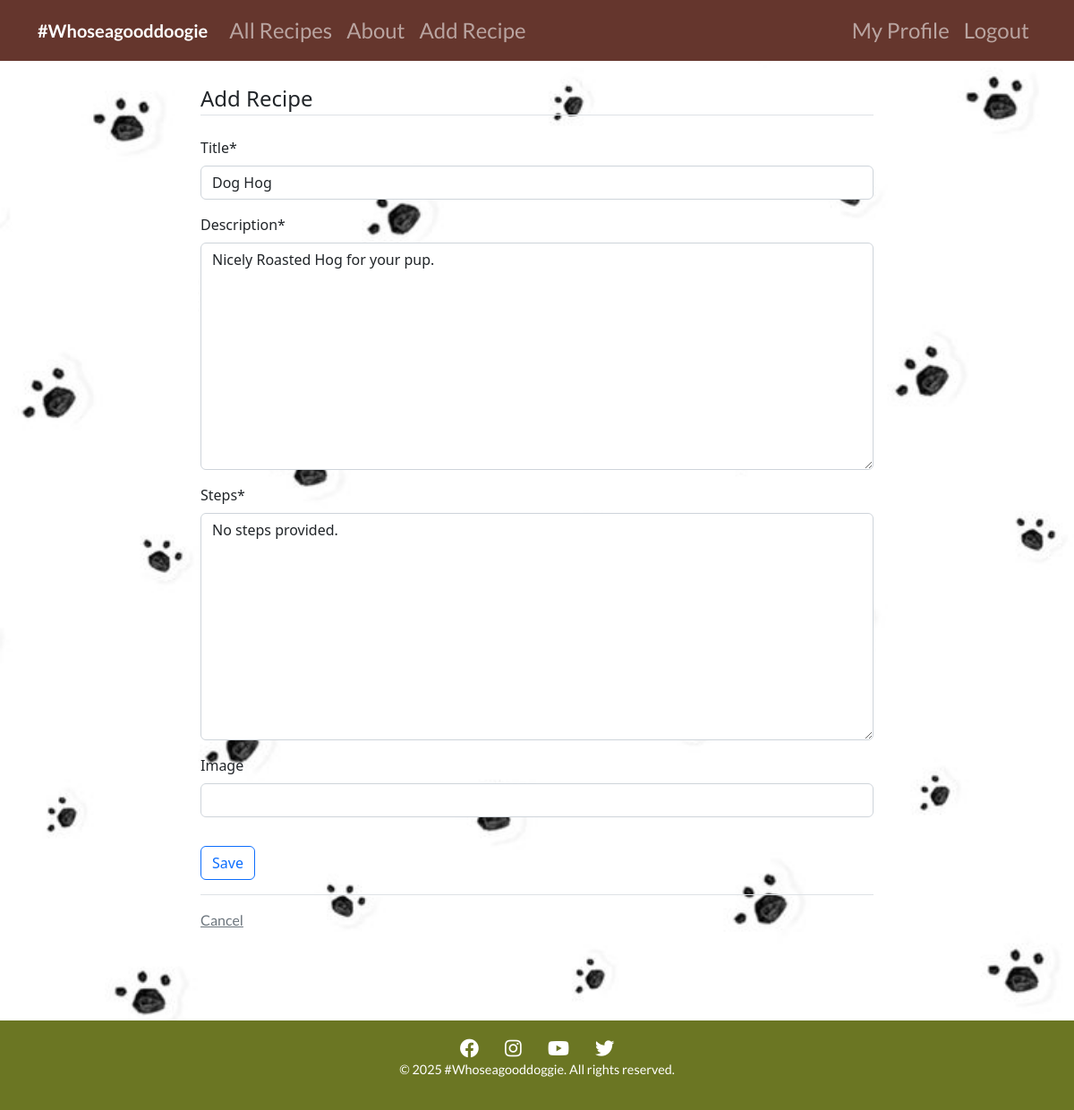
Screenshot of /recipe/1/update (signed in) with the database file from the repository.
### recipes/models.py (models this page shows, shortened)
class Recipe(models.Model):
    title = models.CharField(max_length=100)
    description = models.TextField()
    steps = models.TextField(default="No steps provided.")  # New field for recipe steps  # New field for recipe steps
    author = models.ForeignKey(User, on_delete=models.CASCADE)
    created_at = models.DateTimeField(auto_now_add=True)
    updated_at = models.DateTimeField(auto_now=True)
    image = CloudinaryField('image', blank=True, null=True)  # Field for image upload

### recipes/views.py (the view, shortened to what this page needs)
# urls.py: path('recipe/<int:pk>/update', views.RecipeUpdateView.as_view(), name="recipes-update"),
class RecipeUpdateView(LoginRequiredMixin, UserPassesTestMixin, UpdateView):
    model = Recipe
    fields = ['title', 'description', 'steps', 'image']  # Include all fields for updating
    def test_func(self):
        recipe = self.get_object()
        return self.request.user == recipe.author

### recipes/templates/recipes/recipe_form.html (shortened to what this page needs)
{% extends "recipes/base.html" %}
{% load crispy_forms_tags %}
{% block content %}
<div class="container">
  <form method="POST" enctype="multipart/form-data">
    <fieldset class="form-group">
      <legend class="border-bottom mb-4">Add Recipe</legend>
      {{ form|crispy }}
    </fieldset>
    <div class="form-group py-3">
      <input class="btn btn-outline-primary" type="submit" value="Save" />
    </div>
  </form>
  <div class="border-top pt-3">
    <a class="text-muted" href="{% url 'recipes-home' %}">Cancel</a>
  </div>
</div>
{% endblock content %}

### static/assets/css/styles.css (style rules this page uses)
body { font-family: 'Lato', sans-serif; margin: 0; padding: 0; box-sizing: border-box; background-image: url('/static/assets/images/Paws3.jpg'); background-size: cover; background-repeat: no-repeat; background-attachment: fixed; background-position: center; color: #fff; padding-bottom: 200px; }
p, a, button { font-family: 'Lato', sans-serif; font-weight: 400; }

### rows the page displays
Recipe: title "Dog Hog", description "Nicely Roasted Hog for your pup.", steps "No steps provided."
